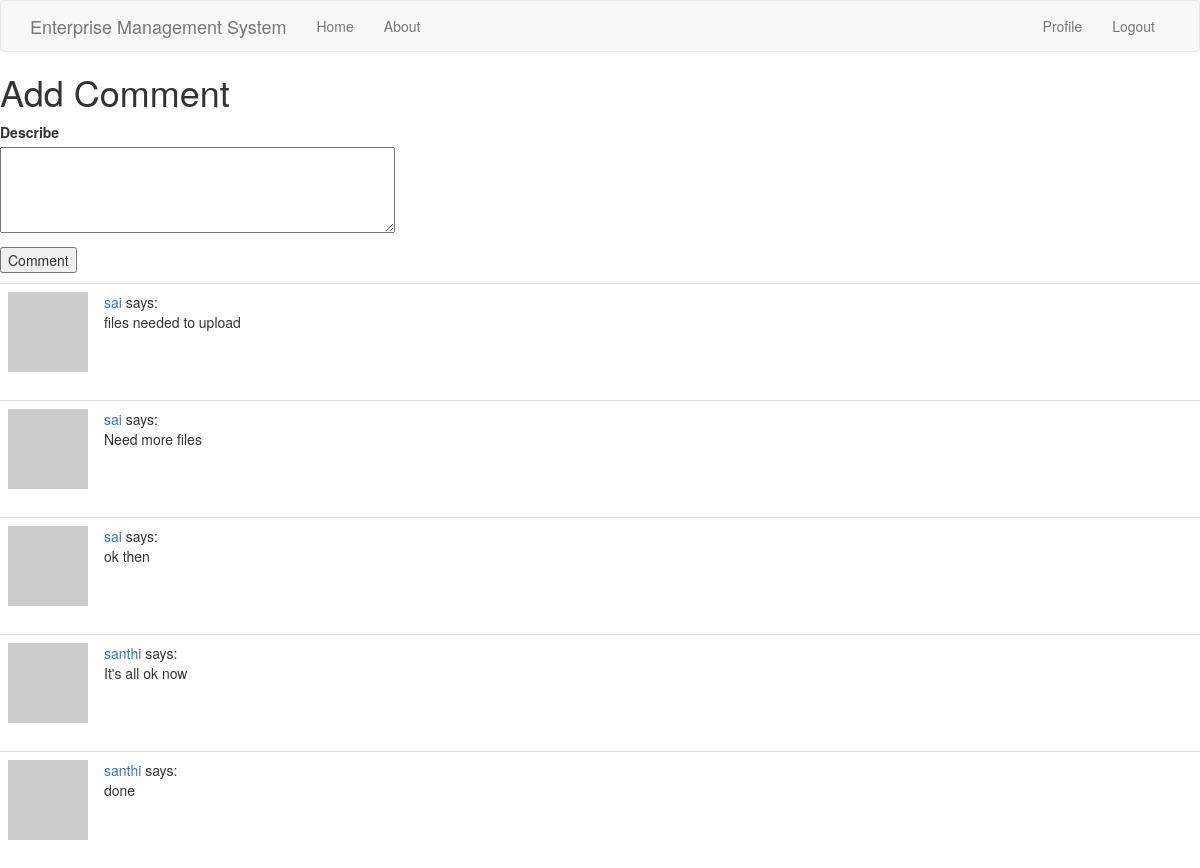
Page /add_comment/3 (signed in) on the committed database.
### app/models.py (models this page shows, shortened)
class Comment(db.Model):
    id = db.Column(db.Integer,primary_key=True)
    comment = db.Column(db.String(64))
    trans_id = db.Column(db.Integer,db.ForeignKey('transaction.id'))
    user_id = db.Column(db.Integer,db.ForeignKey('user.id'))

class User(UserMixin,db.Model):
    id = db.Column(db.Integer,primary_key=True)
    username = db.Column(db.String(64), index=True,unique=True)
    email = db.Column(db.String(120),index=True,unique=True)
    password_hash = db.Column(db.String(128))
    job = db.Column(db.String(64))
    posts = db.relationship('Post',backref='author',lazy='dynamic')
    comment = db.relationship('Comment',backref='comment_by',lazy='dynamic')
    about_me = db.Column(db.String(140))
    last_seen = db.Column(db.DateTime, default=datetime.utcnow)
    def avatar(self, size):
        digest = md5(self.email.lower().encode('utf-8')).hexdigest()
        return 'https://www.gravatar.com/avatar/{}?d=identicon&s={}'.format(digest,size)

### app/routes.py (the view, shortened to what this page needs)
@app.route('/add_comment/<trans_id>',methods=['GET','POST'])
@login_required
def add_comment(trans_id):
    form = AddCommentForm()
    comm = Comment.query.filter_by(trans_id=trans_id)
    return render_template('add_comment.html',title='New Comment',form=form,comm=comm)

### app/forms.py
class AddCommentForm(FlaskForm):
    comment = TextAreaField('Describe', validators=[DataRequired(),Length(min=0,max=140)])
    submit = SubmitField('Comment')

### app/models.py (called while the page is built)
@login.user_loader
def load_user(id):
    return User.query.get(int(id))

### app/routes.py (called while the page is built)
@app.before_request
def before_request():
    if current_user.is_authenticated:
        current_user.last_seen = datetime.utcnow()
        db.session.commit()

### app/templates/add_comment.html (shortened to what this page needs)
{% extends "base.html" %}
{% block content %}
    <h1>Add Comment</h1>
    <form action="" method="post">
        <p>
            {{ form.comment.label }}<br>
            {{ form.comment(cols=50, rows=4) }}<br>
        </p>
        <p>{{ form.submit() }}</p>
    </form>
    {% for c in comm %}
    <table class="table table-hover">
        <tr>
        	<td width="70px">
                <a href="{{ url_for('user', username=c.comment_by.username) }}">
                    <img src="{{ c.comment_by.avatar(70) }}" />
                </a>
            </td>
            <td>
                <a href="{{ url_for('user', username=c.comment_by.username) }}">
                    {{ c.comment_by.username }}
                </a>
                says:
                <br>
                {{ c.comment }}
            </td>
        </tr>
    </table>
    {% endfor %}
{% endblock %}

### rows in the picture
Comment: comment_by.username "sai", comment "files needed to upload"
Comment: comment_by.username "sai", comment "Need more files"
Comment: comment_by.username "sai", comment "ok then"
Comment: comment_by.username "santhi", comment "It's all ok now"
Comment: comment_by.username "santhi", comment "done"
